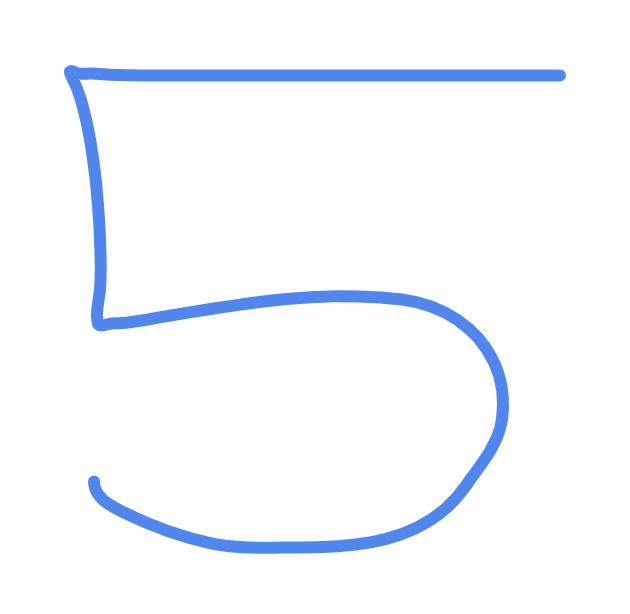
#> input picture nbs/my_img.png, 630 x 614 px
$ python 3d_histogram.py --image ../nbs/my_img.png
#> lines starting #> are read from the running program, lines starting #| are printed output that depends on the picture
#!/usr/bin/env python
"""

Parameters

Usage

Example
    $ python <scriptname>.py --image ../img/<filename>.png

## Explain

"""
from mpl_toolkits.mplot3d import Axes3D
import matplotlib.pyplot as plt
import numpy as np
import argparse
import cv2


def main():
    ap = argparse.ArgumentParser()
    ap.add_argument("-i", "--image", required=True, help="Path to the image")
    ap.add_argument("-s", "--size", required = False, help = "Size of largest color bin", default = 5000)
    ap.add_argument("-b", "--bins", required = False, help = "Number of bins per color channel", default=8)
    args = vars(ap.parse_args())

    image = cv2.imread(args["image"])
#> image is the input picture: shape (614, 630, 3); mean B, G, R 254, 248.5, 245.7
    size = float(args["size"])
    bins = int(args["bins"])

    hist = cv2.calcHist([image], [0, 1, 2], None, [bins, bins, bins], [0, 256, 0, 256, 0, 256])
    print("3D histogram shape: %s, with %d values" % (hist.shape, hist.flatten().shape[0]))
#| 3D histogram shape: (8, 8, 8), with 512 values

    fig = plt.figure()
    ax = fig.add_subplot(111, projection="3d")
    ratio = size / np.max(hist)
#> ratio = 0.0137

    for (x, plane) in enumerate(hist):
        for (y, row) in enumerate(plane):
            for (z, col) in enumerate(row):
                if hist[x][y][z] > 0.0:
                    siz = ratio * hist[x][y][z]
                    rgb = (z / (bins - 1), y / (bins - 1), x / (bins - 1))
                    ax.scatter(x, y, z, s = siz, facecolors = rgb)
#> this loop made 8 passes
    ax.set_xlabel("R")
    ax.set_ylabel("G")
    ax.set_zlabel("B")

    plt.tight_layout()
    plt.savefig("../fig/3d_histogram.png")
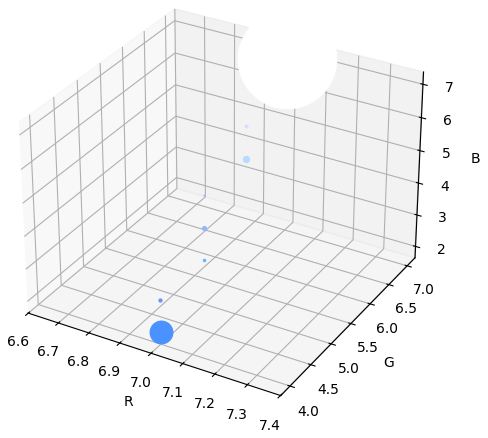
#> figure drawn by matplotlib, 1 panel

if __name__=="__main__":
    main()
